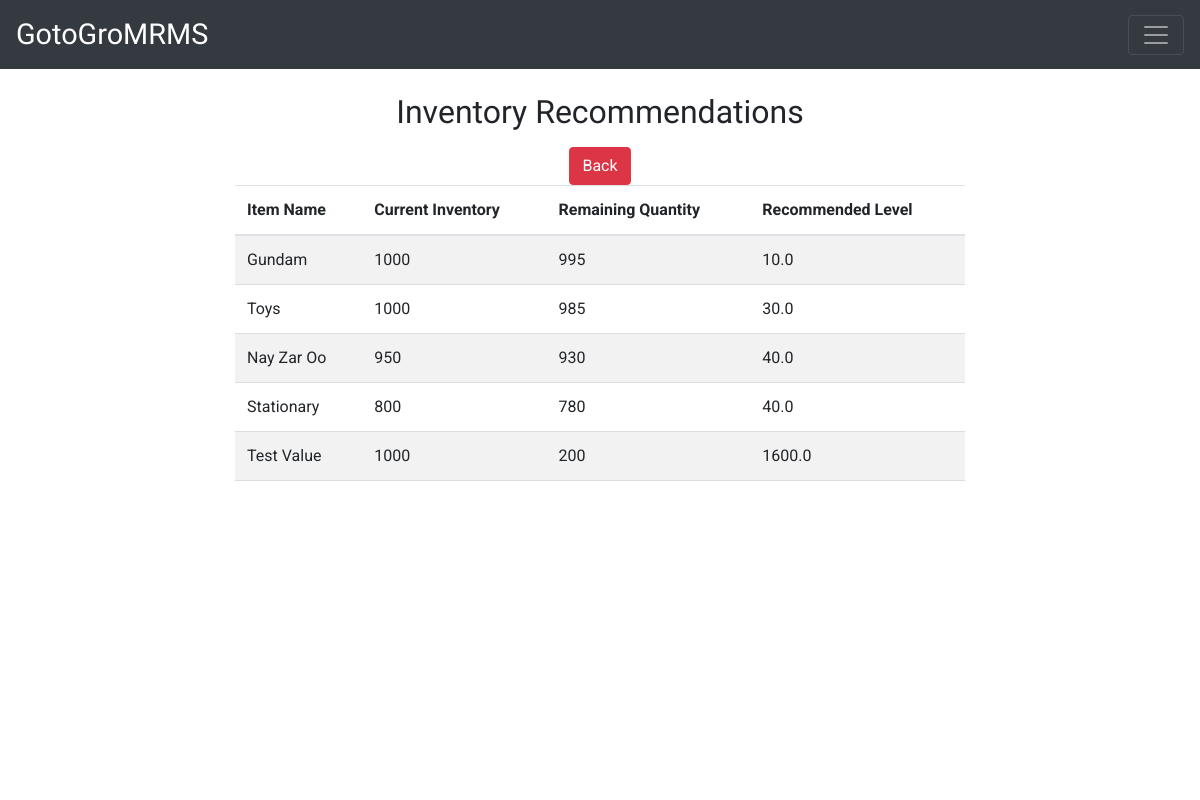
The page /inventory/recommendations/ (signed in) on the database its author committed.
### members/models.py (models this page shows, shortened)
class Inventory(models.Model):
    item_name = models.CharField(max_length=255, unique=True)
    inventory_amount = models.IntegerField(default=1000)
    remaining_quantity = models.IntegerField(default=0)
    recommended_inventory_levels = models.IntegerField(default=0)
    def calculate_remaining_quantity(self):
        total_purchase_quantity = Sale.objects.filter(item_name=self.item_name).aggregate(
            total=models.Sum('purchase_quantity')
        )['total'] or 0
        self.remaining_quantity = self.inventory_amount - total_purchase_quantity
    def calculate_recommended_level(self):
        avg_sales = Sale.objects.filter(item_name=self.item_name).aggregate(
            Avg('purchase_quantity')
        )['purchase_quantity__avg'] or 0
        self.recommended_inventory_levels = int(avg_sales * 2) if avg_sales else 100
    def save(self, *args, **kwargs):
        self.calculate_remaining_quantity()
        self.calculate_recommended_level()
        super().save(*args, **kwargs)

### members/views.py (the view)
# urls.py: path('inventory/recommendations/', member_views.inventory_recommendations, name='inventory_recommendations'),
@login_required
def inventory_recommendations(request):
    inventories = Inventory.objects.all()
    recommendations = []
    for inventory in inventories:
        sales = Sale.objects.filter(item_name=inventory.item_name)
        total_sales = sales.aggregate(Sum('purchase_quantity'))['purchase_quantity__sum'] or 0
        avg_sales = sales.aggregate(Avg('purchase_quantity'))['purchase_quantity__avg'] or 0
        recommended_level = avg_sales * 2 if avg_sales else 100
        inventory.recommended_inventory_level = recommended_level
        inventory.save()
        recommendations.append({
            'item_name': inventory.item_name,
            'inventory_amount': inventory.inventory_amount,
            'recommended_level': recommended_level,
            'remaining_quantity': inventory.remaining_quantity
        })
    return render(request, 'members/inventory_recommendations.html', {'recommendations': recommendations})

### members/templates/members/inventory_recommendations.html
{% extends "members/base.html" %}
{% block content %}
<h2>Inventory Recommendations</h2>
<table class="table table-striped">
    <thead>
        <tr>
            <th>Item Name</th>
            <th>Current Inventory</th>
            <th>Remaining Quantity</th>
            <th>Recommended Level</th>
        </tr>
    </thead>
    <tbody>
        {% for recommendation in recommendations %}
        <tr>
            <td>{{ recommendation.item_name }}</td>
            <td>{{ recommendation.inventory_amount }}</td>
            <td>{{ recommendation.remaining_quantity }}</td>
            <td>{{ recommendation.recommended_level }}</td>
        </tr>
        {% endfor %}
    </tbody>
    <a href="{% url 'dashboard' %}" class="btn btn-danger">Back</a>
</table>
{% endblock %}

### members/static/css/styles.css (style rules this page uses)
body { font-family: 'Roboto', sans-serif; background-image: url('../images/background.jpg'); background-size: cover; background-position: center; position: relative; margin: 0; padding: 0; height: 100vh; }
h1, h2, h3, h4, h5, h6 { font-family: 'Oswald', sans-serif; margin-bottom: 15px; }
h2 { font-size: 2rem; }
th, td { padding: 10px; text-align: left; border-bottom: 1px solid #ddd; }

### rows shown on the page
Inventory: item_name "Gundam"
Inventory: item_name "Toys"
Inventory: item_name "Nay Zar Oo"
Inventory: item_name "Stationary"
Inventory: item_name "Test Value"

### other values the page prints
{{ recommendation.inventory_amount }} "1000" "1000" "950" "800" "1000"
{{ recommendation.remaining_quantity }} "995" "985" "930" "780" "200"
{{ recommendation.recommended_level }} "10.0" "30.0" "40.0" "40.0" "1600.0"
